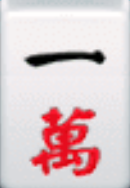
#> input picture samples/1m.png, 130 x 188 px; its folder holds only this picture in this run
$ python -i table_recognizer.py   (imports and definitions only)
#> lines starting #> are read from the running program, lines starting #| are printed output that depends on the picture; after the words box and inside, x2 and y2 are one past the last pixel; in counts of white or black regions, pixels touching at a corner belong together
#> further down, picture is the input picture: shape (188, 130, 3); mean B, G, R 204.5, 201.5, 222.2
### vision_observer/hand_recognizer.py
"""辨識明星3缺1（6.9.x 版）畫面上的手牌

手牌是正面、大小固定的牌，靠右對齊排在固定格子上，摸進的牌在最右邊另一格。
所以不用在整個畫面上找，直接對每一格做樣板比對即可。
座標以 2566x1386 的視窗截圖為準，其他大小的畫面會先縮放到這個大小。
"""
import os

import cv2
import numpy as np

REF_W, REF_H = 2566, 1386          # 量測座標時的視窗截圖大小
TILE_W, TILE_H = 130, 188          # 手牌大小
TILE_Y = 1014                      # 手牌上緣（沒被選取時）
LAST_SLOT_X = 2150                 # 最右邊一張手牌的左緣
SLOT_PITCH = (2150 - 115) / 15     # 手牌間距（16 張從 x=115 排到 x=2150）
DRAWN_X = 2325                     # 摸進那張牌的左緣
NUM_SLOTS = 16
SEARCH_X = 8                       # 左右容許誤差
SEARCH_UP = 70                     # 被選取的牌會往上浮
SEARCH_DOWN = 6
THRESHOLD = 0.8                    # 低於這個分數視為認不出來
MATCH_SCALE = 0.5                  # 比對前縮小，速度快一倍以上，結果與原尺寸相同
QUICK_ACCEPT = 0.93                # 同一格跟上次同一張牌的分數超過這個值就直接採用
                                   # （不同牌之間最像的是 3m/5m，約 0.87）
EMPTY_DIFF = 4                     # 空格的縮圖平均差異小於這個值，視為沒變
FLOWERS = {'spring', 'summer', 'autumn', 'winter', 'plum', 'orchid', 'bamboo', 'chrysanthemum'}


def _imread(path, flags=cv2.IMREAD_GRAYSCALE):
    """cv2.imread 不支援含中文的路徑，改用 imdecode"""
    return cv2.imdecode(np.fromfile(path, dtype=np.uint8), flags)


class HandRecognizer:
    # [111 lines left out: functions __init__, _match_window, _match_labels, _match_slot, recognize, not called in this run]

### vision_observer/table_recognizer.py
"""辨識明星3缺1（6.9.x 版）桌面上看得到的牌：牌河（打出去的牌）和吃碰槓的牌

桌上的牌大小、角度都不固定（越遠越小、兩側會斜，別家吃碰的牌是轉過的），
所以不用固定格子，而是：
1. 找出白色牌面的區塊（牌與牌之間有深色縫隙，會自然分開）
2. 牌面上的圖案（白色以外的部分）取外框、縮放成固定大小，跟樣板比對
   - 先比 samples_river/ 裡從實際牌河截下來的樣板，很像（>= RIVER_ACCEPT）就採用
   - 否則比 samples/ 手牌樣板的圖案，分數 >= HAND_ACCEPT 才採用，不夠像就不算
3. 吃碰的牌會連成一塊，依牌的寬度切開；轉過的牌就把圖案轉回來再比
座標以 2566x1386 的視窗截圖為準。
"""
import os

import cv2
import numpy as np

from vision_observer.hand_recognizer import REF_W, REF_H, FLOWERS, _imread

PATCH = 40                 # 圖案縮放後的大小
TABLE_TOP = 440            # 掃描範圍（上緣以上是頭像、跑馬燈）
TABLE_BOTTOM = 1210        # 下緣（含自己吃碰的牌）
MIN_AREA = 500             # 太小的白色區塊不是牌
MIN_SIDE = 25
RIVER_ACCEPT = 0.8
HAND_ACCEPT = 0.45
MARKER_MIN_PX = 150        # 橘色超過這麼多像素才當成「最新打出」的標記（一索、九索本身也有少量橘色）
OTHER_ACCEPT = 0.6        # 牌河以外（轉過、連在一起）的牌比較容易誤認，門檻較高


def white_mask(img):
    hsv = cv2.cvtColor(img, cv2.COLOR_BGR2HSV)
#> hsv: shape (188, 130, 3); mean H, S, V 110.4, 28.6, 224.1
    return ((hsv[..., 1] < 50) & (hsv[..., 2] > 185)).astype(np.uint8)
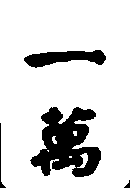
#> returned value: shape (188, 130); values 0 (black) and 1 (white), 84.1% white; 4 black regions, box (x1, y1, x2, y2) and area: (30, 107, 101, 177) 2914, (24, 50, 106, 68) 874, (0, 123, 6, 188) 81, (124, 180, 130, 188) 23


# [26 lines left out: function ink_patch, not called in this run]


def hand_ink_patch(img):
    """手牌樣板的圖案（樣板本身就是整張牌面，去掉邊框後非白色的部分就是圖案）"""
    ink = 1 - white_mask(img)
    ink[:10] = 0
    ink[-10:] = 0
#> ink: shape (188, 130); values 0 (black) and 1 (white), 15.7% white; 3 white regions, box (x1, y1, x2, y2) and area: (30, 107, 101, 177) 2914, (24, 50, 106, 68) 874, (0, 123, 1, 178) 55
    ink[:, :8] = 0
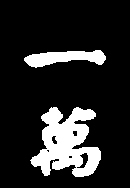
#> ink: shape (188, 130); values 0 (black) and 1 (white), 15.5% white; 2 white regions, box (x1, y1, x2, y2) and area: (30, 107, 101, 177) 2914, (24, 50, 106, 68) 874
    ink[:, -8:] = 0
    ink = cv2.morphologyEx(ink, cv2.MORPH_OPEN, np.ones((3, 3), np.uint8))
#> ink: shape (188, 130); values 0 (black) and 1 (white), 15.5% white; 2 white regions, box (x1, y1, x2, y2) and area: (31, 107, 101, 177) 2907, (24, 50, 106, 67) 872
    ys, xs = np.nonzero(ink)
#> ys = 3779 values from 50 to 176; xs = 3779 values, max 105 at index 379, min 24 at index 461, mean 65.91
    patch = img[ys.min():ys.max() + 1, xs.min():xs.max() + 1]
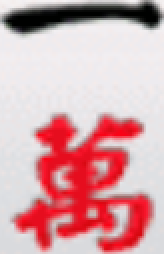
#> patch: shape (127, 82, 3) (shown 2 times larger); mean B, G, R 170.8, 166.2, 213.8
    return cv2.resize(patch, (PATCH, PATCH), interpolation=cv2.INTER_AREA)
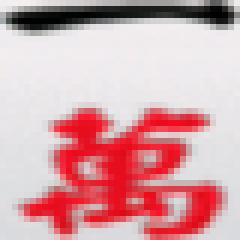
#> returned value: shape (40, 40, 3) (shown 6 times larger); mean of channels 0, 1, 2 170.8, 166.2, 213.8; drawn as B, G, R


def _features(patches):
    x = np.stack(patches).reshape(len(patches), -1).astype(np.float32)
    x -= x.mean(axis=1, keepdims=True)
    return x / (np.linalg.norm(x, axis=1, keepdims=True) + 1e-6)


MAN_NUMERAL_ROWS = 15      # 萬子圖案上面這幾列（共 PATCH 列）是數字


class HandTemplateMatcher:
    """用手牌樣板的圖案比對大張的牌（放大顯示的牌、自己吃碰的牌）

    萬子的數字只佔圖案上面一小塊，整體比對容易被下面的「萬」字主導，
    所以認出是萬子後，再只比上面數字的部分。
    """
    # [17 lines left out: functions __init__, match, not called in this run]


class TableRecognizer:
    def __init__(self, samples_dir='samples', river_dir='samples_river'):
        names = sorted(n for n in os.listdir(samples_dir) if n.endswith('.png'))
        self.hand_labels = [n[:-4] for n in names]
        self.hand_feats = _features([hand_ink_patch(_imread(os.path.join(samples_dir, n), cv2.IMREAD_COLOR))
                                     for n in names])
#> (the run stopped early here; a loop or call above may not have finished)

$ run again, on samples/2m.png
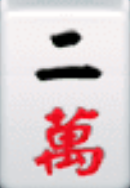
#> input picture samples/2m.png, 130 x 188 px
#> picture is the input picture: shape (188, 130, 3); mean B, G, R 200.6, 197.7, 218.2
#> hsv: shape (188, 130, 3); mean H, S, V 110.4, 32, 220.1
#> in white_mask, `return ((hsv[..., 1] < 50) & (hsv[..., 2] > 185)).astype(np.uint8)`:
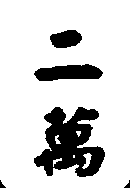
#> returned value: shape (188, 130); values 0 (black) and 1 (white), 82.6% white; 5 black regions, box (x1, y1, x2, y2) and area: (34, 107, 105, 177) 2911, (34, 64, 103, 81) 862, (50, 30, 82, 48) 437, (0, 180, 6, 188) 24, (124, 180, 130, 188) 23
#> ys = 4196 values from 30 to 176; xs = 4196 values, max 104 at index 3104, min 34 at index 3395, mean 69.05
#> in hand_ink_patch, `return cv2.resize(patch, (PATCH, PATCH), interpolation=cv2.INTER_AREA)`:
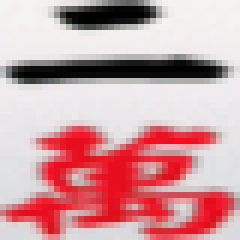
#> returned value: shape (40, 40, 3) (shown 6 times larger); mean of channels 0, 1, 2 162.9, 158.9, 206.3; drawn as B, G, R

$ run again, on samples/3m.png
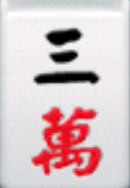
#> input picture samples/3m.png, 130 x 188 px
#> picture is the input picture: shape (188, 130, 3); mean B, G, R 198.7, 195.7, 216.2
#> hsv: shape (188, 130, 3); mean H, S, V 110.2, 31.9, 218.1
#> in hand_ink_patch, `ink[:, -8:] = 0`:
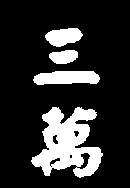
#> ink: shape (188, 130); values 0 (black) and 1 (white), 18.4% white; 4 white regions, box (x1, y1, x2, y2) and area: (31, 107, 103, 178) 2908, (33, 71, 100, 85) 770, (45, 28, 83, 47) 506, (49, 50, 78, 64) 316
#> ys = 4480 values from 28 to 176; xs = 4480 values, max 102 at index 3452, min 32 at index 3620, mean 66.54
#> in hand_ink_patch, `return cv2.resize(patch, (PATCH, PATCH), interpolation=cv2.INTER_AREA)`:
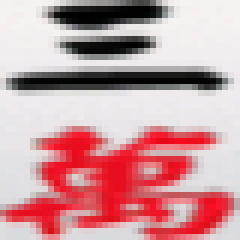
#> returned value: shape (40, 40, 3) (shown 6 times larger); mean of channels 0, 1, 2 160, 155.9, 202.5; drawn as B, G, R
